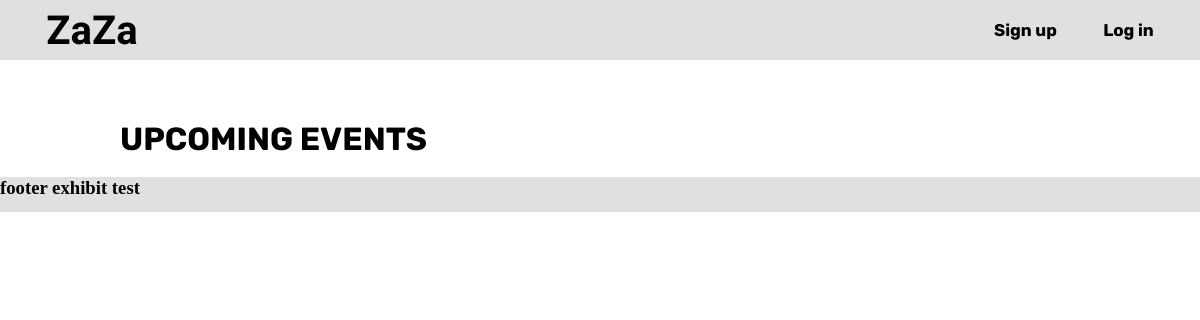
Before: / with the older database file.
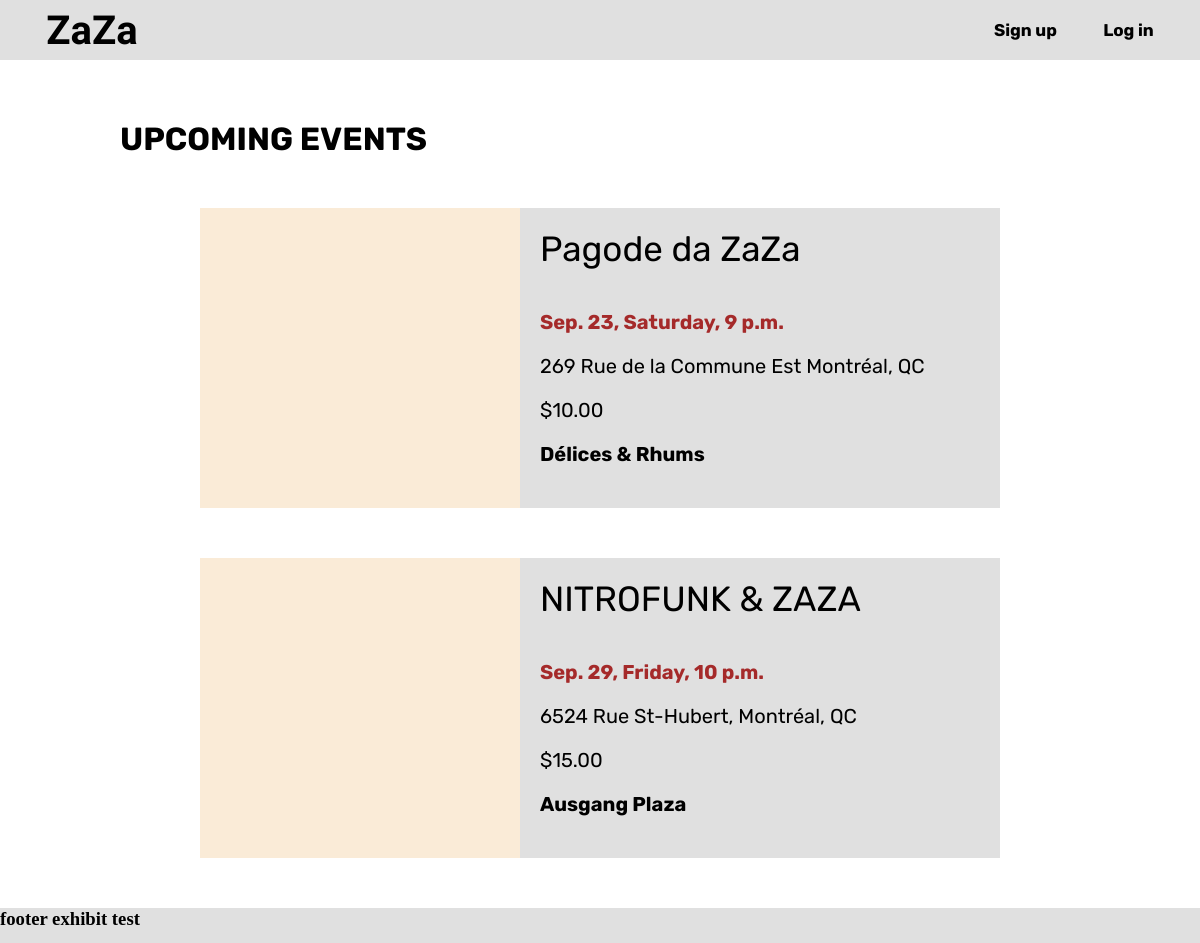
After: the same page with the newer database file.
### Tickets/models.py (models this page shows, shortened)
class Event(models.Model):
    name = models.CharField('Event name', max_length=250)
    event_date = models.DateTimeField('Event Date')
    venue = models.ForeignKey(Venue, on_delete=models.CASCADE ,blank=True, null=True)
    description = models.TextField(blank=True)
    price = models.DecimalField(max_digits=10, decimal_places=2, null=True)
    attendees = models.ManyToManyField(Users, blank=True)

class Venue(models.Model):
    name = models.CharField('Venue name', max_length=250)
    address = models.CharField(max_length=350)
    zip_code = models.CharField('Zip Code', max_length=15)
    web = models.URLField('Website address')
    def __str__(self):
        return self.name

### Tickets/views.py (the view)
# urls.py: path('', views.index, name='home'),
def index(request):
    event_list = Event.objects.all().order_by('event_date')
    return render(request, 'index.html',
                  {
                      'event_list': event_list
                  })

### Tickets/templates/index.html (shortened to what this page needs)
{% load static %}
<!DOCTYPE html>
<html lang="en">
<head>
    <link rel="stylesheet" type="text/css" href="{% static 'Tickets/home.css' %}">
</head>
<body>
    <header class="main_header">
        <h2><a href="{% url 'home' %}">ZaZa</a></h2>
        <h3><a href="{% url 'sign_up' %}">Sign up</a></h3>
        <h3>Log in</h3>
    </header>
    <h1 id="title">UPCOMING EVENTS</h1>
    {% load humanize %}
    {% for event in event_list %}
    <div class="event_box">
        <div class="event_banner">
        </div>
        <div class="event_info">
            <p class="event_title">{{ event.name }}</p>
            <p class="event_date">{{ event.event_date|date:"M. d, l, g a" }}</p>
            <p class="event_data">{{ event.venue.address }}</p>
            <p class="event_data">${{ event.price }}</p>
            <p class="event_data" style="font-weight: bolder;">{{ event.venue }}</p>
        </div>
    </div>
    {% endfor %}
    <footer class="footer">
        <h3>footer exhibit test</h3>
    </footer>
</body>
</html>

### Tickets/static/Tickets/home.css (style rules this page uses)
body { margin: 0; height: 100vh; }
.main_header { display: flex; justify-content: space-evenly; align-items: center; background-color: rgba(209, 209, 209, 0.666); height: 60px; }
.main_header h2 { font-family: 'Phudu', cursive; font-size: 40px; margin-left: 30px; padding-right: 70%; }
.main_header h3 { font-family: 'Rubik', sans-serif; font-size: 17px; margin-right: 30px; }
a { text-decoration: none; color: black }
#title { font-family: 'Rubik', sans-serif; margin: 60px 0 0 120px; }
.event_box { display: flex; text-align: center; height: 300px; margin: 50px 200px 50px 200px; background-color: rgba(209, 209, 209, 0.666); }
.event_banner { background-color: antiquewhite; width: 40%; }
.event_info { width: 60%; font-family: 'Rubik', sans-serif; text-align: left; }
.event_title { font-size: 35px; margin: 20px 20px 40px 20px; }
.event_date { font-size: 20px; font-weight: bolder; color: brown; margin: 20px 20px; }
.event_data { font-size: 20px; margin: 20px 20px; }
.footer { height: 35px; background-color: rgba(209, 209, 209, 0.666); }

Changed rows visible on the page:
added Event: name "Pagode da ZaZa", event_date "Sep. 23, Saturday, 9 p.m.", venue.address "269 Rue de la Commune Est Montréal, QC", price "10.00", venue "Délices & Rhums"
added Event: name "NITROFUNK & ZAZA", event_date "Sep. 29, Friday, 10 p.m.", venue.address "6524 Rue St-Hubert, Montréal, QC", price "15.00", venue "Ausgang Plaza"
